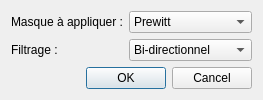
<?xml version="1.0" encoding="UTF-8"?>
<ui version="4.0">
 <class>EdgeDetectionDialog</class>
 <widget class="QDialog" name="EdgeDetectionDialog">
  <property name="windowModality">
   <enum>Qt::WindowModal</enum>
  </property>
  <property name="geometry">
   <rect>
    <x>0</x>
    <y>0</y>
    <width>337</width>
    <height>131</height>
   </rect>
  </property>
  <property name="sizePolicy">
   <sizepolicy hsizetype="Fixed" vsizetype="Fixed">
    <horstretch>0</horstretch>
    <verstretch>0</verstretch>
   </sizepolicy>
  </property>
  <property name="windowTitle">
   <string>Détection de contours</string>
  </property>
  <property name="modal">
   <bool>true</bool>
  </property>
  <layout class="QGridLayout" name="gridLayout">
   <property name="sizeConstraint">
    <enum>QLayout::SetFixedSize</enum>
   </property>
   <item row="0" column="0">
    <layout class="QFormLayout" name="formLayout">
     <property name="sizeConstraint">
      <enum>QLayout::SetDefaultConstraint</enum>
     </property>
     <item row="0" column="0">
      <widget class="QLabel" name="maskTypeLabel">
       <property name="text">
        <string>Masque à appliquer :</string>
       </property>
      </widget>
     </item>
     <item row="0" column="1">
      <widget class="QComboBox" name="maskTypeComboBox">
       <item>
        <property name="text">
         <string>Prewitt</string>
        </property>
       </item>
      </widget>
     </item>
     <item row="1" column="0">
      <widget class="QLabel" name="filteringTypeLabel">
       <property name="text">
        <string>Filtrage :</string>
       </property>
      </widget>
     </item>
     <item row="1" column="1">
      <widget class="QComboBox" name="filteringTypeComboBox">
       <item>
        <property name="text">
         <string>Bi-directionnel</string>
        </property>
       </item>
       <item>
        <property name="text">
         <string>Multi-directionnel</string>
        </property>
       </item>
      </widget>
     </item>
    </layout>
   </item>
   <item row="1" column="0">
    <widget class="QDialogButtonBox" name="buttonBox">
     <property name="orientation">
      <enum>Qt::Horizontal</enum>
     </property>
     <property name="standardButtons">
      <set>QDialogButtonBox::Cancel|QDialogButtonBox::Ok</set>
     </property>
    </widget>
   </item>
  </layout>
 </widget>
 <resources/>
 <connections>
  <connection>
   <sender>buttonBox</sender>
   <signal>accepted()</signal>
   <receiver>EdgeDetectionDialog</receiver>
   <slot>accept()</slot>
   <hints>
    <hint type="sourcelabel">
     <x>248</x>
     <y>254</y>
    </hint>
    <hint type="destinationlabel">
     <x>157</x>
     <y>274</y>
    </hint>
   </hints>
  </connection>
  <connection>
   <sender>buttonBox</sender>
   <signal>rejected()</signal>
   <receiver>EdgeDetectionDialog</receiver>
   <slot>reject()</slot>
   <hints>
    <hint type="sourcelabel">
     <x>316</x>
     <y>260</y>
    </hint>
    <hint type="destinationlabel">
     <x>286</x>
     <y>274</y>
    </hint>
   </hints>
  </connection>
 </connections>
</ui>
